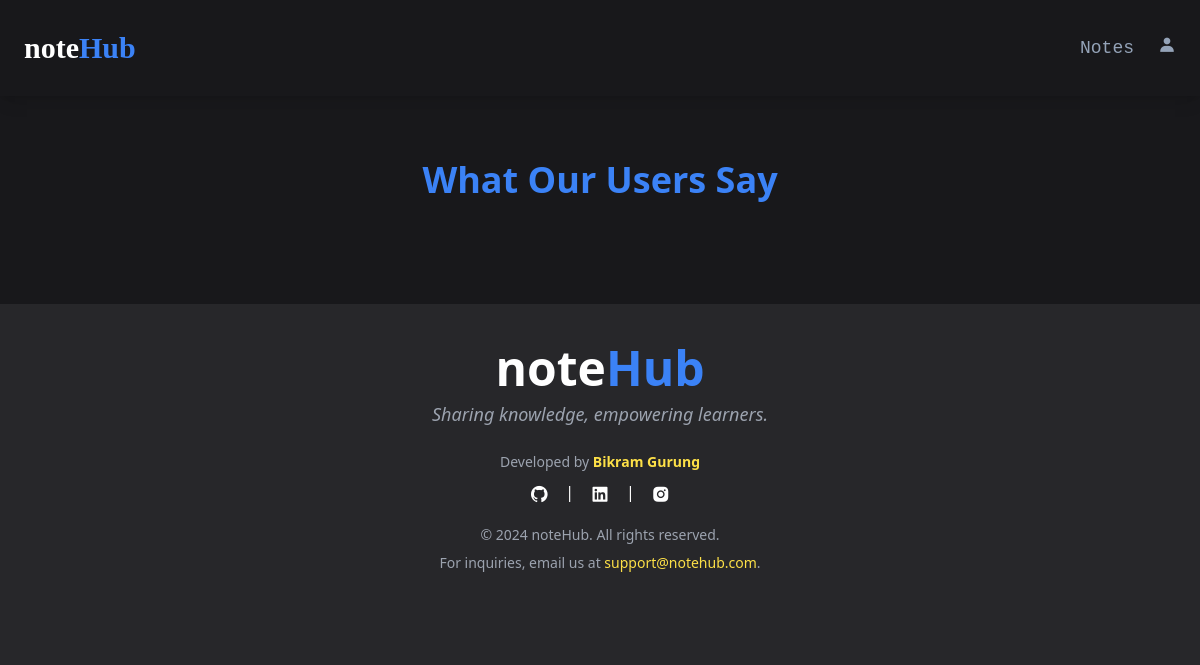
Before: /testimonial/ (signed in) with the older database file.
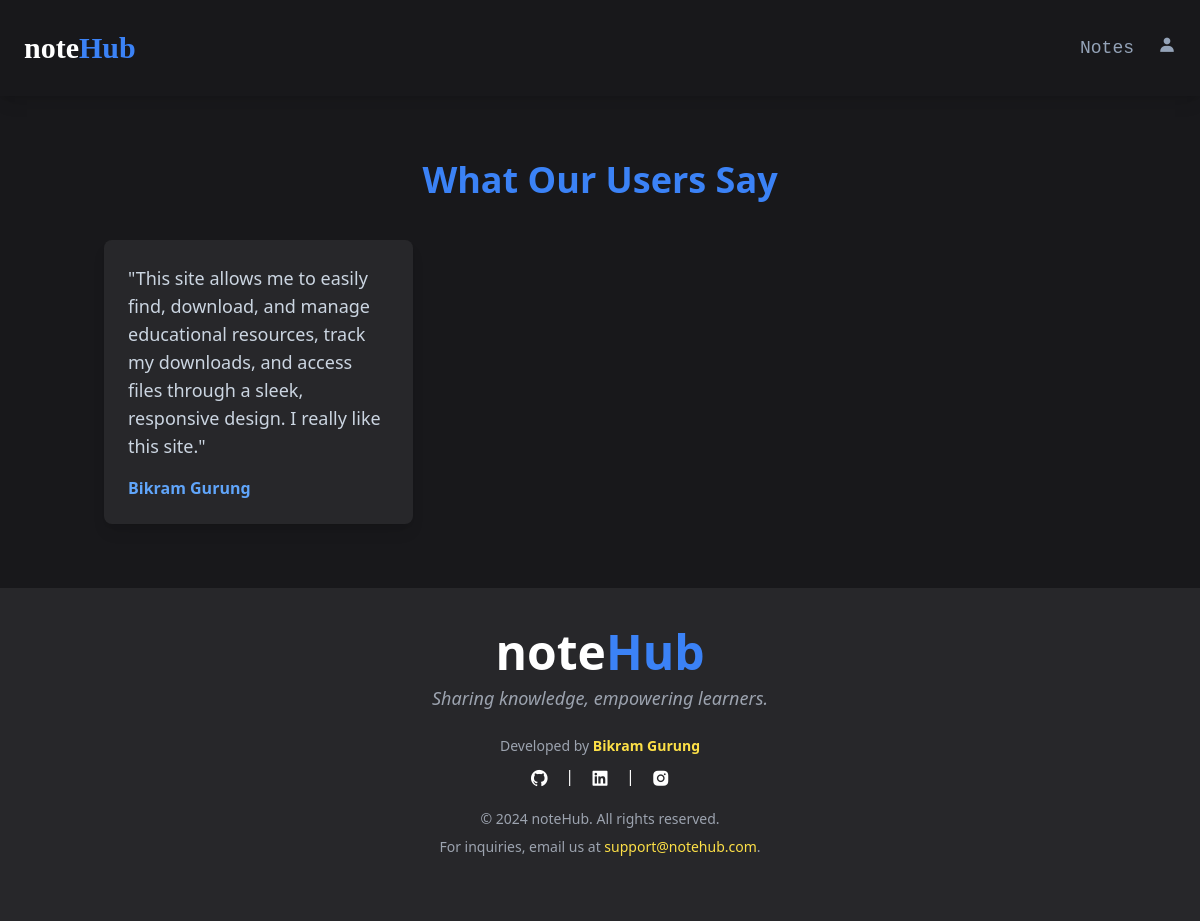
After: the same page with the newer database file.
### notes/models.py (models this page shows)
class Feedback(models.Model):
    author = models.ForeignKey(User, on_delete=models.CASCADE)
    feedback = models.TextField()

### notes/views.py (the view)
# urls.py: path('testimonial/', views.testimonial, name='testimonial'),
def testimonial(request):
    testimonials = Feedback.objects.all()
    context = {
        'testimonials':testimonials,
    }
    return render(request, 'notes/testimonials.html', context)

### notes/templates/notes/testimonials.html (shortened to what this page needs)
{% extends "notes/base.html" %}
{% load static %}
{% block testimonials %}
<div class="bg-zinc-900 py-16">
    <div class="container mx-auto px-4">
        <h2 class="text-4xl font-bold text-center text-blue-500 mb-10">What Our Users Say</h2>
        {% if testimonials %}
        <div class="grid gap-8 sm:grid-cols-1 md:grid-cols-2 lg:grid-cols-3">
            {% for testimonial in testimonials %}
            <div class="bg-zinc-800 rounded-lg p-6 shadow-lg">
                <p class="text-lg text-slate-300 mb-4">"{{ testimonial.feedback }}"</p>
                <p class="text-blue-400 font-semibold">{{ testimonial.author.first_name }}</p>
            </div>
            {% endfor %}
        </div>
        {% endif %}
    </div>
</div>
{% endblock %}

Changed rows visible on the page:
added Feedback: feedback "This site allows me to easily find, download, and manage educational resources, track my downloads, and access files through a sleek, responsive design. I really like this site.", author.first_name "Bikram Gurung"
